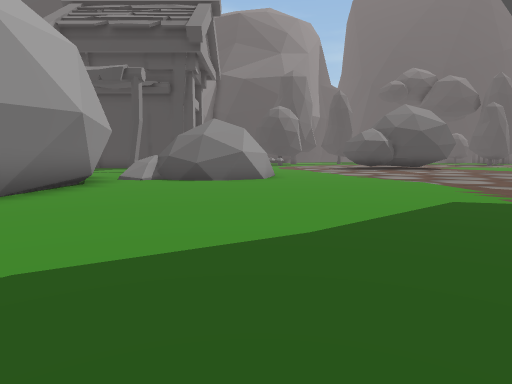
view 1 (above)

24 first-person views from a walk through a scene from a Unity 3-D project. The camera is 1.3 m above the floor, tilts 6° down and sees 75° across. The floor is counted in squares, 2 m on a side. Each view is taken from the middle of a square. On the plan, view 1 faces up. The plan holds only what a view shows up to about 10 squares ahead; the rest is blank. The place goes on beyond the plan.

view 2
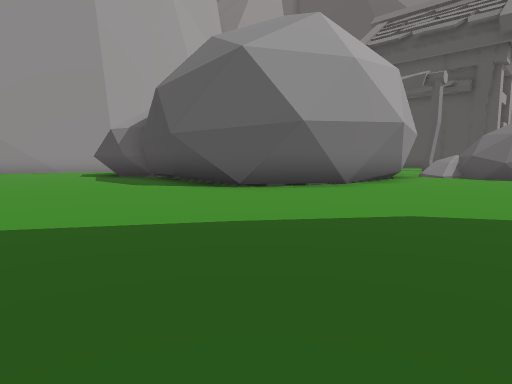

view 3
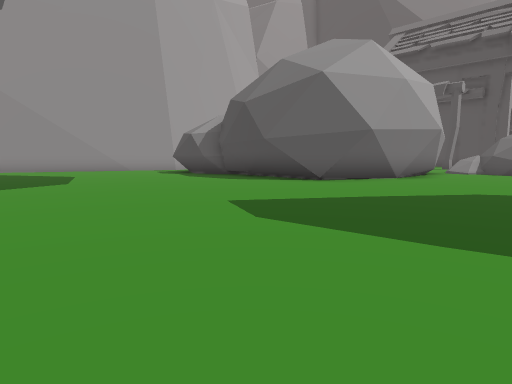

view 4
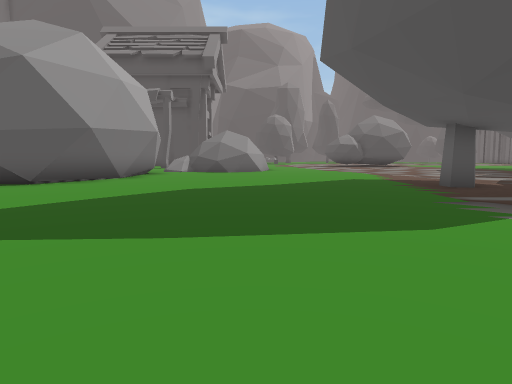

view 5
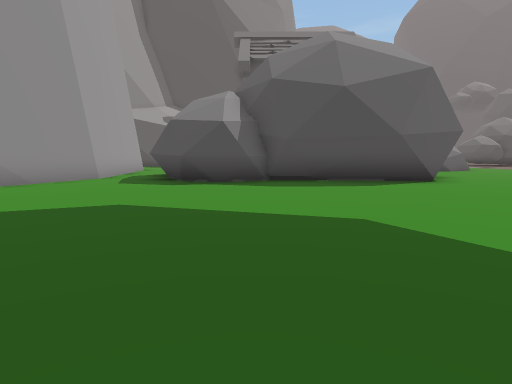

view 6
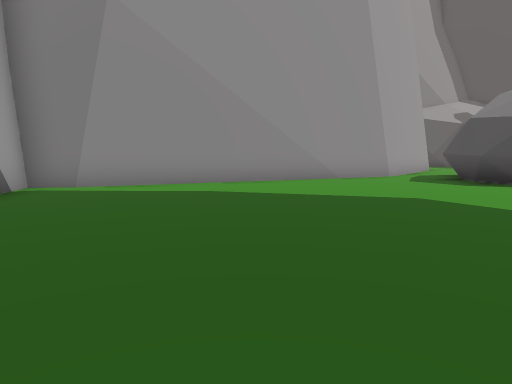

view 7
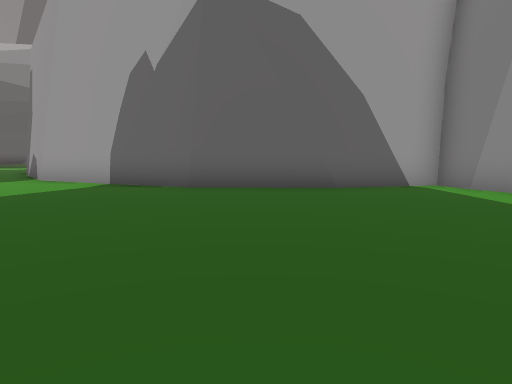

view 8
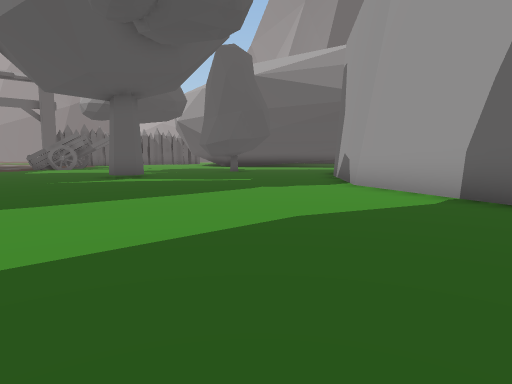

view 9
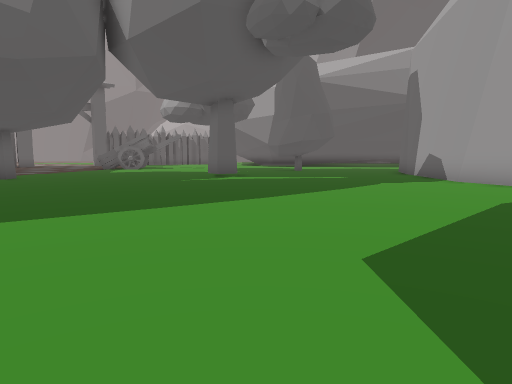

view 10
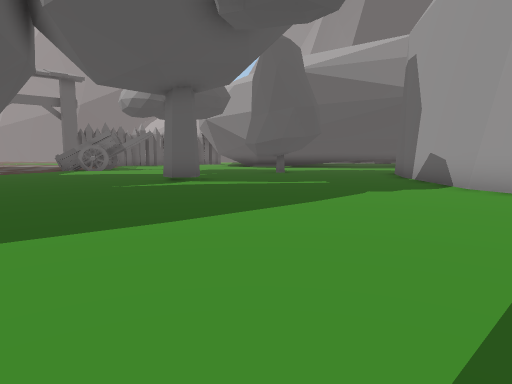

view 11
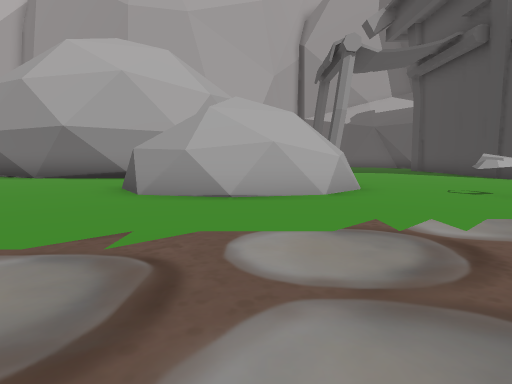

view 12
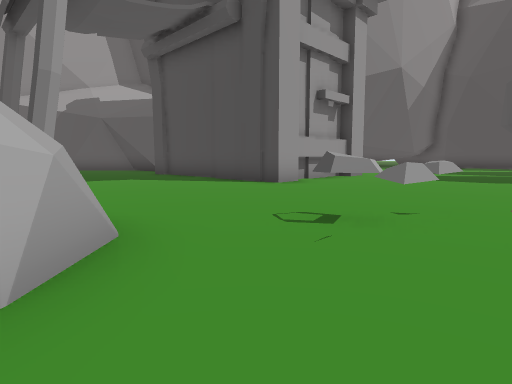

view 13
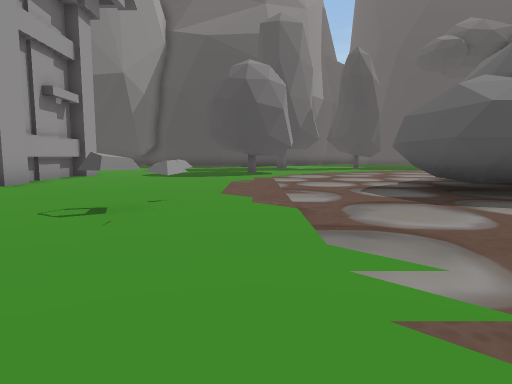

view 14
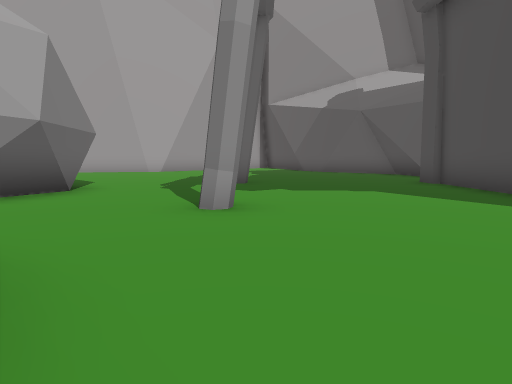

view 15
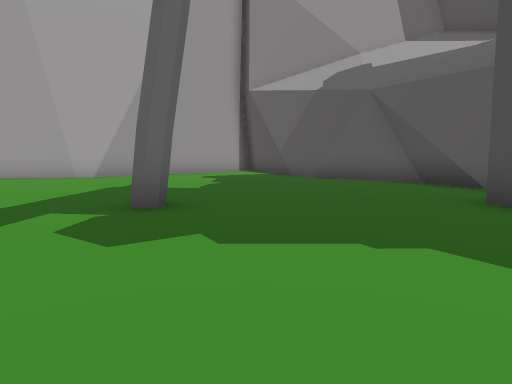

view 16
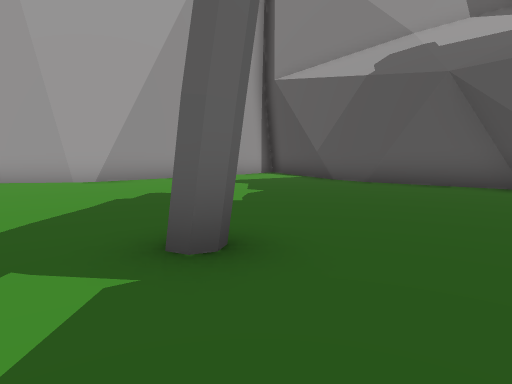

view 17
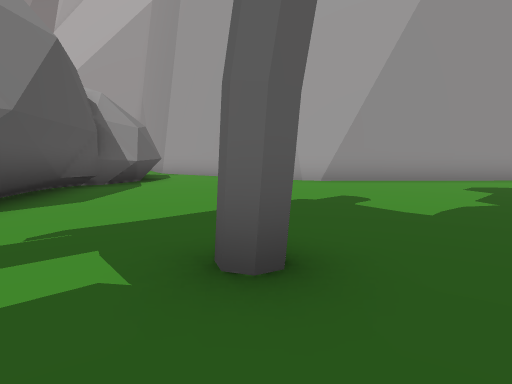

view 18
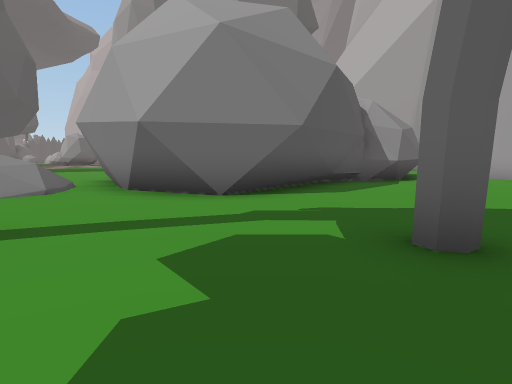

view 19
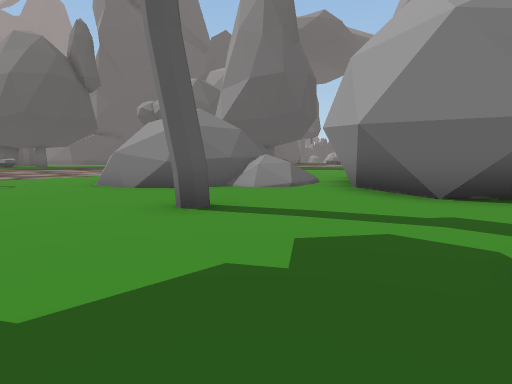

view 20
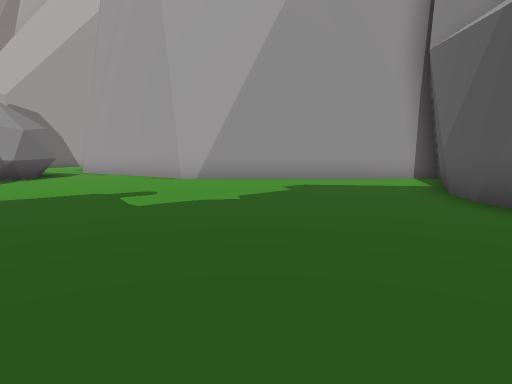

view 21
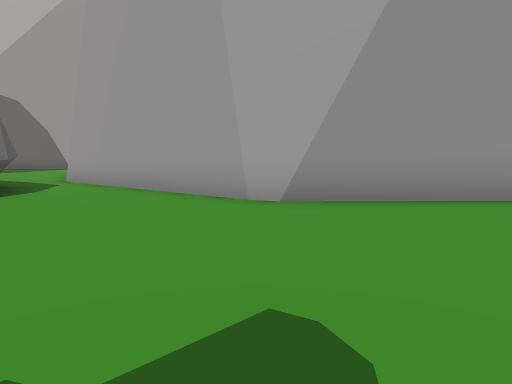

view 22
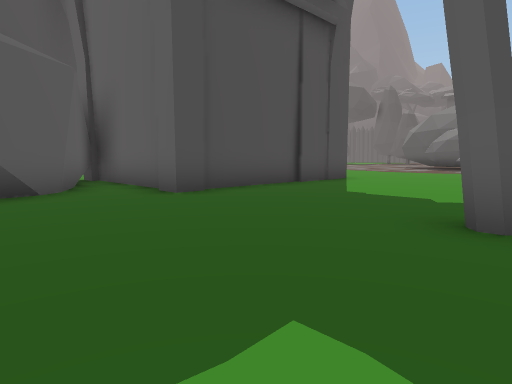

view 23
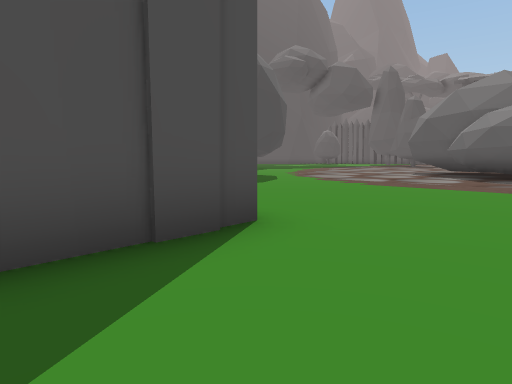

view 24
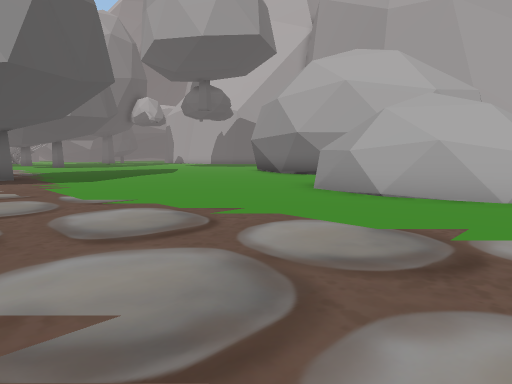

### Floor plan
Key: @ floor where view 1 was taken; # wall or solid block; . floor; / step, stairs or slope; ^ raised ledge; B building.
Columns run from 19 left of view 1 to 6 right of it. Each row starts with its distance up from view 1.
 22         #B     #..........
 21       ###B     #..........
 20     ###..B#  ##B.........#
 19    ##...................##
 18   ##....................##
 17 ###......................#
 16 ...................^#....
 15 ..........#...#..........
 14 #................##.......
 13 ##..............####......
 12  ##............/#  #......
 11   ##.......###./#  #......
 10    #......## #######......
  9    #.....##   ##..........
  8    ##..###     #..........
  7     #.##       #.........
  6     #.#        #.........
  5     #.#        #.........
  4     #.#       ##..........
  3    ##.#########...........
  2    #.....................
  1    #.....................
  0   ##...............@....
 -1   #....................
 -2   #....................
 -3  ##...................
 -4  #...................
 -5 ##......... .  .....
 -6 ###...........
 -7   ##...........
 -8    ##...........
 -9     ##..........
-10      #...........
-11      ##...........
-12       #...........
-13       #............
-14       #.............
-15       #.............#
-16       #............
-17       #......#.....

Positions as (right, up) in squares from view 1, and headings:
1: (0, 0), facing up
2: (0, -2), facing up-left
3: (0, -5), facing up-left
4: (0, -5), facing up
5: (-10, -6), facing up
6: (-10, -7), facing up-left
7: (-10, -3), facing down-left
8: (-10, -6), facing down
9: (-7, -5), facing down
10: (-8, -7), facing down
11: (6, 12), facing left
12: (2, 13), facing up-left
13: (2, 12), facing up
14: (-1, 15), facing left
15: (-5, 16), facing left
16: (-7, 15), facing left
17: (-8, 16), facing down-left
18: (-8, 17), facing down
19: (-9, 17), facing down-right
20: (-10, 19), facing down-left
21: (-12, 14), facing down-left
22: (-13, 14), facing up-right
23: (-6, 17), facing up-right
24: (6, 14), facing down-left
